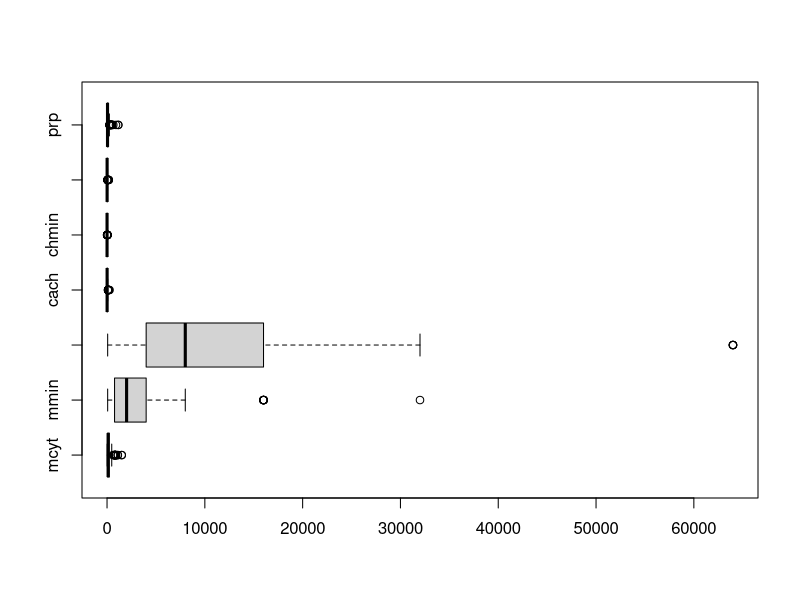
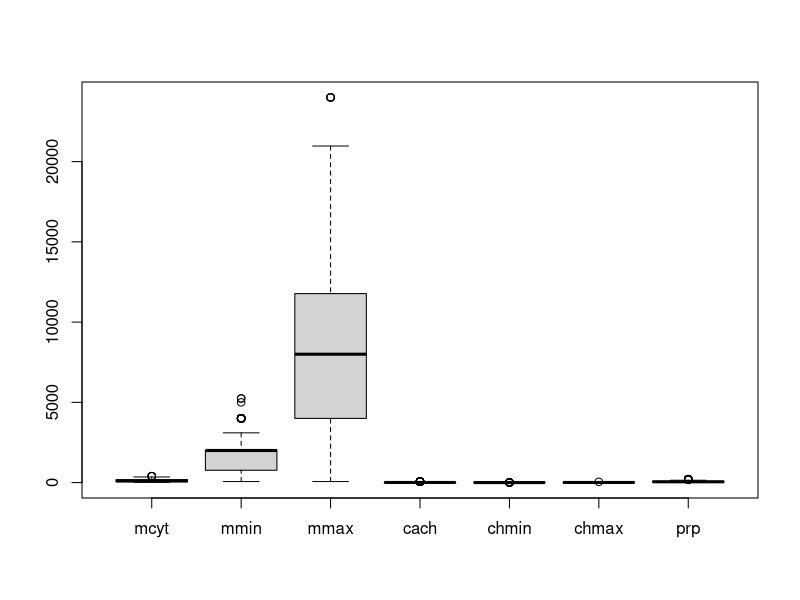
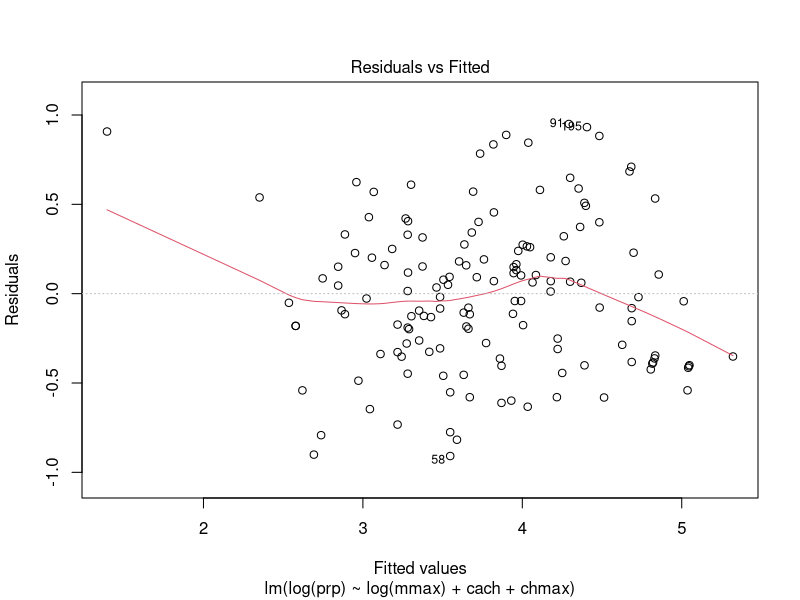
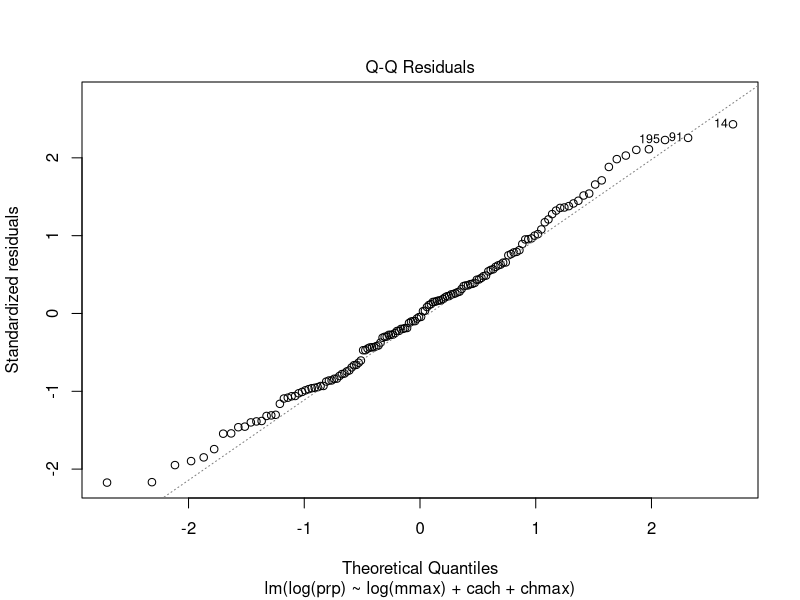
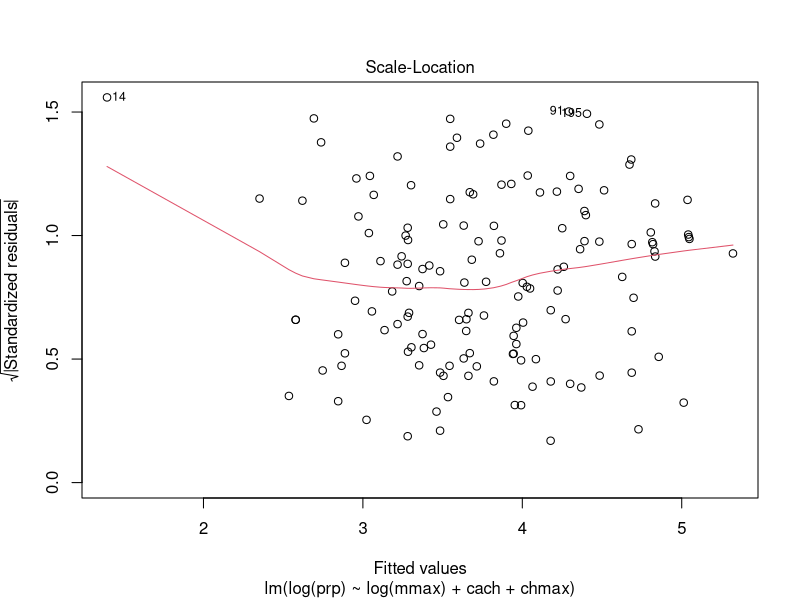
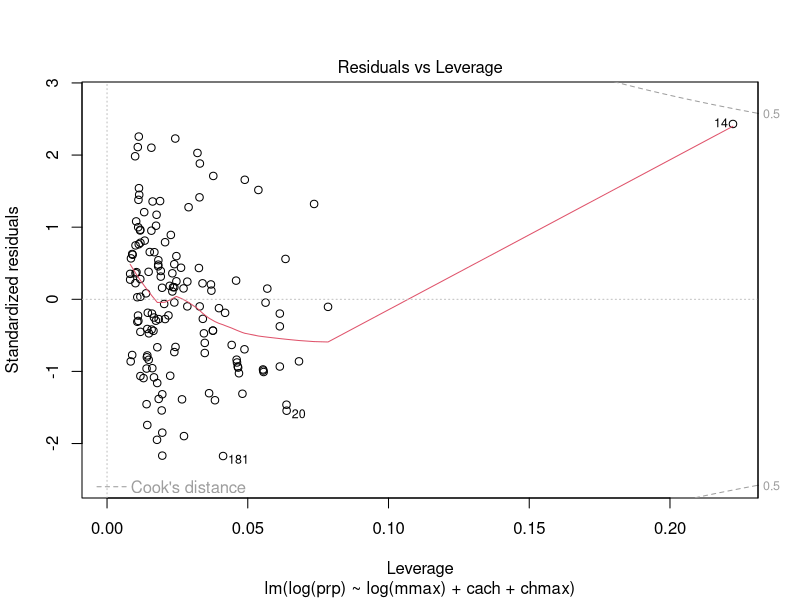

Recreate these plots in R, in order.
setwd("E:/Aegis/Machine Learning/Data")
cpu11=read.csv("data set.csv",stringsAsFactors = TRUE)

colnames(cpu11)=c("vendor","model name","mcyt","mmin","mmax","cach","chmin","chmax","prp","erp")

cpu11$vendor=NULL
cpu11$`model name`=NULL
cpu11$erp=NULL

anyNA(cpu11)

cor(cpu11)

boxplot(cpu11,horizontal = TRUE)

outlier.removal.with.mean=function(a){
  for(j in 1:ncol(a)){
    v=summary(a[,j])
    rightlimit=v[5]+1.5*IQR(v)
    leftlimit=v[2]-1.5*IQR(v)
    
    for(i in 1:nrow(a)){
      if(a[i,j]>rightlimit || a[i,j]<leftlimit){
        a[i,j]=mean(a[,j])
      }
    }
  }
  return(a)
}

cpu11=outlier.removal.with.mean(cpu11)
boxplot(cpu11)


indi=sample(1:nrow(cpu11),round(0.70*(nrow(cpu11))))
cpu11train=cpu11[indi,]
cpu11test=cpu11[-indi,]

#fitt14=lm(formula = prp ~ mcyt + mmin + mmax + cach + chmin + chmax , data = cpu11train)
#summary(fitt11)
#plot(fitt11)

#fitt14=lm(log(prp) ~ mcyt + mmin + mmax + cach + chmin + chmax,cpu11train)#0.4865599
#summary(fitt12)
#plot(fitt12)


#fitt14=lm(log(prp)~ log(mcyt) + log(mmin) + log(mmax) + cach + chmin  ,cpu11train)
#summary(fitt13)
#plot(fitt13)


fitt14=lm(formula = log(prp) ~   log(mmax) + cach + chmax, data = cpu11train)
summary(fitt14)
plot(fitt14)
anova(fitt14)

out14=predict(fitt14,cpu11test)

error=out14-log(cpu11test[7])

RMSE14=sqrt(mean((error)^2))
RMSE14
 

